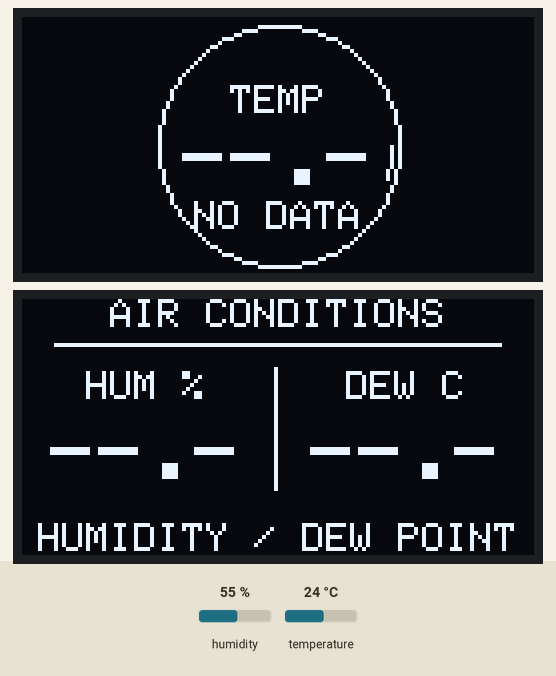
This sketch was run on a simulated ESP32. On the bench: 2 × 128×64 one-colour display. The inputs (shaded band) are chosen by the test bench; at power-on: humidity 55 %, temperature 24 °C. WiFi joins after 1.5 s; servers stay silent unless stated; what the sketch prints to the serial monitor is not drawn.

Above: at 0.2 s.
1.4 s: humidity set to 22 %
At 3.15 s:
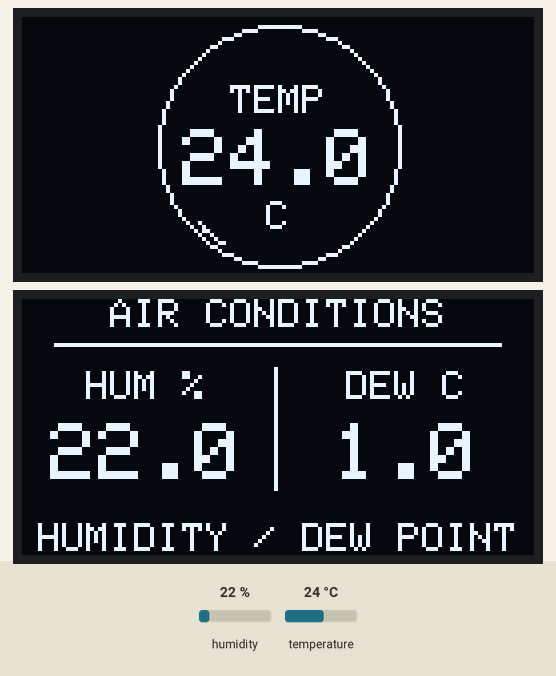
5.1 s: temperature set to 12 °C
At 6.16 s:
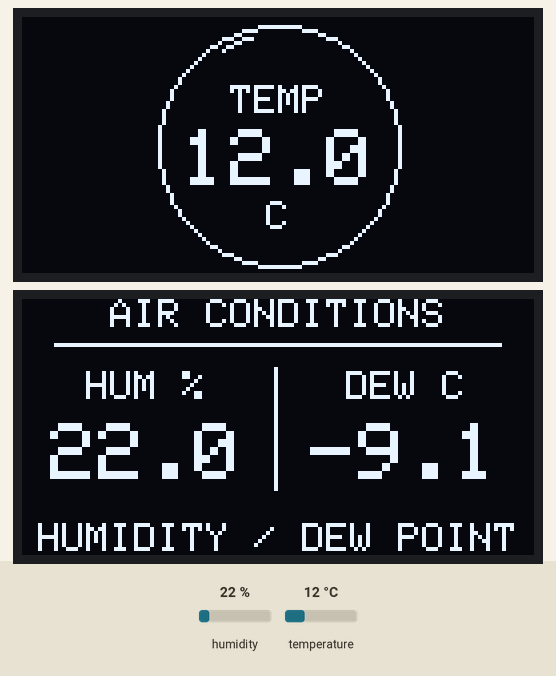
7.5 s: humidity set to 40 %
At 9.17 s:
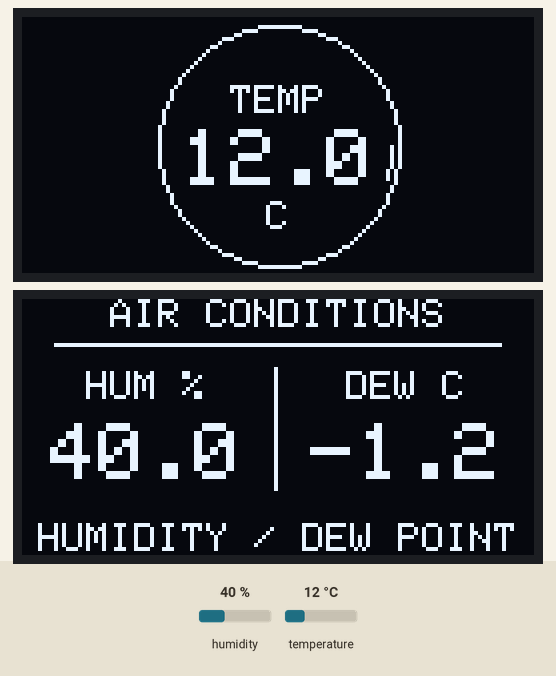
16.0 s: temperature set to 19 °C
At 18.2 s:
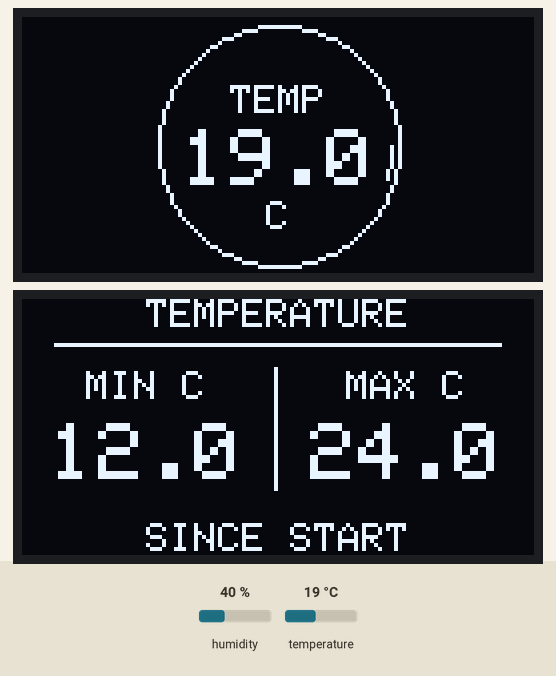

The sketch:

Home_sensor.ino
```cpp
#include <Wire.h>
#include <DHT.h>
#include <Adafruit_GFX.h>
#include <Adafruit_SSD1306.h>
#include <math.h>
#include <WiFi.h>
#include <WebServer.h>
#include "wifi_secrets.h"

// Pins and I2C addresses: each OLED has its own bus.
#define DHT_PIN 27
#define DHT_TYPE DHT22
#define OLED_SDA 21
#define OLED_SCL 22
#define SECOND_OLED_SDA 18
#define SECOND_OLED_SCL 19
#define OLED_ADDRESS 0x3C
#define SECOND_OLED_ADDRESS 0x3C
#define SCREEN_WIDTH 128
#define SCREEN_HEIGHT 64
#define OLED_RESET -1

// Independent intervals keep sensor reads, page changes and animation responsive.
const unsigned long SENSOR_INTERVAL = 3000;
const unsigned long PAGE_INTERVAL = 15000;
const unsigned long FRAME_INTERVAL = 200;

DHT dht(DHT_PIN, DHT_TYPE);
WebServer server(80);
Adafruit_SSD1306 display(SCREEN_WIDTH, SCREEN_HEIGHT, &Wire, OLED_RESET);
Adafruit_SSD1306 dewDisplay(SCREEN_WIDTH, SCREEN_HEIGHT, &Wire1, OLED_RESET);

bool secondDisplayReady = false;
bool readingValid = false;
bool hasTemperatureHistory = false;
float temperature = NAN;
float humidity = NAN;
float dewPoint = NAN;
float minTemperature = NAN;
float maxTemperature = NAN;
unsigned long lastSensorRead = 0;
unsigned long lastPageChange = 0;
unsigned long lastFrame = 0;
bool showHistory = false;
uint8_t animationStep = 0;
unsigned long lastWifiAttempt = 0;

// The page runs locally on the ESP32 and requests fresh readings every 3 seconds.
const char WEB_PAGE[] PROGMEM = R"html(
<!doctype html><html lang="hr"><head><meta charset="utf-8">
<meta name="viewport" content="width=device-width,initial-scale=1">
<title>Home Sensor</title><style>
body{font-family:system-ui,sans-serif;background:#101d25;color:#effaf8;margin:0;padding:32px 20px}
main{max-width:680px;margin:auto}h1{font-size:2.3rem;margin-bottom:4px}p{color:#a6c5c2}
.grid{display:grid;grid-template-columns:repeat(auto-fit,minmax(180px,1fr));gap:14px;margin-top:32px}
.card{background:#1c3039;border:1px solid #35515a;border-radius:18px;padding:22px}
.label{color:#a6c5c2}.value{font-size:2rem;font-weight:650;margin-top:12px;color:#9eead6}
</style></head><body><main><p>KUĆNA METEOROLOŠKA STANICA</p><h1>Home Sensor</h1>
<p id="status" role="status">Povezivanje sa senzorom...</p><div class="grid">
<div class="card"><div class="label">Temperatura</div><div class="value" id="temperature">—</div></div>
<div class="card"><div class="label">Vlažnost</div><div class="value" id="humidity">—</div></div>
<div class="card"><div class="label">Rosište</div><div class="value" id="dewPoint">—</div></div>
</div></main><script>
async function refresh(){try{const response=await fetch('/api/readings',{cache:'no-store'});
if(!response.ok)throw Error();const data=await response.json();
for(const [key,unit] of [['temperature',' °C'],['humidity',' %'],['dewPoint',' °C']])
document.getElementById(key).textContent=data[key]===null?'—':data[key].toFixed(1)+unit;
document.getElementById('status').textContent=data.valid?'Ažurirano: '+new Date().toLocaleTimeString('hr-HR'):'Očitavanje senzora nije dostupno.';
}catch(e){document.getElementById('status').textContent='Veza sa senzorom je prekinuta.';
for(const id of ['temperature','humidity','dewPoint'])document.getElementById(id).textContent='—';}}
refresh();setInterval(refresh,3000);
</script></body></html>)html";

String jsonNumber(float value) {
  return isfinite(value) ? String(value, 1) : "null";
}

void handleReadings() {
  String json = "{\"valid\":" + String(readingValid ? "true" : "false");
  json += ",\"temperature\":" + jsonNumber(readingValid ? temperature : NAN);
  json += ",\"humidity\":" + jsonNumber(readingValid ? humidity : NAN);
  json += ",\"dewPoint\":" + jsonNumber(readingValid ? dewPoint : NAN) + "}";
  server.sendHeader("Cache-Control", "no-store");
  server.send(200, "application/json", json);
}

// Check for an I2C response before initializing a display.
bool i2cDeviceFound(TwoWire &bus, uint8_t address) {
  bus.beginTransmission(address);
  return bus.endTransmission() == 0;
}

// Estimate dew point in Celsius with the Magnus formula for liquid water.
float calculateDewPoint(float airTemperature, float relativeHumidity) {
  const float a = 17.62;
  const float b = 243.12;
  float gamma = log(relativeHumidity / 100.0f) +
                (a * airTemperature) / (b + airTemperature);
  return (b * gamma) / (a - gamma);
}

// Center a single line of text within the specified horizontal region.
void centeredText(Adafruit_SSD1306 &screen, const char *text, int centerX,
                  int y, uint8_t size) {
  int16_t x1, y1;
  uint16_t width, height;
  screen.setTextSize(size);
  screen.getTextBounds(text, 0, 0, &x1, &y1, &width, &height);
  screen.setCursor(centerX - width / 2 - x1, y);
  screen.print(text);
}

// Draw a thin circular gauge and a slowly moving highlight around the edge.
void drawTemperatureScreen() {
  display.clearDisplay();
  display.setTextColor(SSD1306_WHITE);
  display.setTextWrap(false);
  const int cx = 64, cy = 32, radius = 30;
  display.drawCircle(cx, cy, radius, SSD1306_WHITE);
  for (int i = 0; i < 9; ++i) {
    float angle = (animationStep * 4 + i) * PI / 90.0f;
    int x = cx + (int)roundf((radius - 2) * cosf(angle));
    int y = cy + (int)roundf((radius - 2) * sinf(angle));
    display.drawPixel(x, y, SSD1306_WHITE);
  }

  centeredText(display, "TEMP", cx, 17, 1);
  if (readingValid) {
    char value[16];
    snprintf(value, sizeof(value), "%.1f", temperature);
    // Long negative or three-digit values use a smaller font to fit the circle.
    centeredText(display, value, cx, 28, strlen(value) <= 4 ? 2 : 1);
    centeredText(display, "C", cx, 46, 1);
  } else {
    centeredText(display, "--.-", cx, 28, 2);
    centeredText(display, "NO DATA", cx, 46, 1);
  }
  display.display();
}

// Show humidity and dew point, or the minimum and maximum since startup.
void drawDetailsScreen() {
  if (!secondDisplayReady) return;
  dewDisplay.clearDisplay();
  dewDisplay.setTextColor(SSD1306_WHITE);
  dewDisplay.setTextWrap(false);
  centeredText(dewDisplay, showHistory ? "TEMPERATURE" : "AIR CONDITIONS", 64, 0, 1);
  dewDisplay.drawFastHLine(8, 11, 112, SSD1306_WHITE);
  dewDisplay.drawFastVLine(63, 17, 31, SSD1306_WHITE);
  char left[16], right[16];
  if (showHistory) {
    centeredText(dewDisplay, "MIN C", 31, 18, 1);
    centeredText(dewDisplay, "MAX C", 96, 18, 1);
    if (hasTemperatureHistory) {
      snprintf(left, sizeof(left), "%.1f", minTemperature);
      snprintf(right, sizeof(right), "%.1f", maxTemperature);
    } else {
      snprintf(left, sizeof(left), "--.-");
      snprintf(right, sizeof(right), "--.-");
    }
  } else {
    centeredText(dewDisplay, "HUM %", 31, 18, 1);
    centeredText(dewDisplay, "DEW C", 96, 18, 1);
    if (readingValid) snprintf(left, sizeof(left), "%.1f", humidity);
    else snprintf(left, sizeof(left), "--.-");
    if (readingValid && isfinite(dewPoint)) snprintf(right, sizeof(right), "%.1f", dewPoint);
    else snprintf(right, sizeof(right), "--.-");
  }
  centeredText(dewDisplay, left, 31, 31, strlen(left) <= 4 ? 2 : 1);
  centeredText(dewDisplay, right, 96, 31, strlen(right) <= 4 ? 2 : 1);
  centeredText(dewDisplay, showHistory ? "SINCE START" : "HUMIDITY / DEW POINT", 64, 56, 1);
  dewDisplay.display();
}

// Read every three seconds; failed readings never replace recorded min/max.
void readSensor() {
  float newHumidity = dht.readHumidity();
  float newTemperature = dht.readTemperature();
  readingValid = isfinite(newHumidity) && isfinite(newTemperature) &&
                 newHumidity >= 0.0f && newHumidity <= 100.0f;
  if (!readingValid) {
    dewPoint = NAN;
    Serial.println("DHT22 read failed or returned an invalid value.");
    return;
  }

  humidity = newHumidity;
  temperature = newTemperature;
  dewPoint = humidity > 0.0f ? calculateDewPoint(temperature, humidity) : NAN;
  if (!hasTemperatureHistory) {
    minTemperature = maxTemperature = temperature;
    hasTemperatureHistory = true;
  } else {
    if (temperature < minTemperature) minTemperature = temperature;
    if (temperature > maxTemperature) maxTemperature = temperature;
  }
  Serial.printf("Temperature: %.1f C | Humidity: %.1f %%", temperature, humidity);
  if (isfinite(dewPoint)) Serial.printf(" | Dew point: %.1f C\n", dewPoint);
  else Serial.println(" | Dew point unavailable");
}

void setup() {
  // Initialize both buses explicitly so the display library preserves their pins.
  Serial.begin(115200);
  WiFi.mode(WIFI_STA);
  WiFi.setAutoReconnect(true);
  WiFi.begin(WIFI_SSID, WIFI_PASSWORD);
  server.on("/", []() { server.send_P(200, "text/html; charset=utf-8", WEB_PAGE); });
  server.on("/api/readings", handleReadings);
  server.begin();
  Wire.begin(OLED_SDA, OLED_SCL);
  bool secondBusReady = Wire1.begin(SECOND_OLED_SDA, SECOND_OLED_SCL);
  dht.begin();

  if (!i2cDeviceFound(Wire, OLED_ADDRESS) ||
      !display.begin(SSD1306_SWITCHCAPVCC, OLED_ADDRESS, true, false)) {
    Serial.println("Main OLED unavailable. Check GPIO21/22, power and address.");
    while (true) delay(1000);
  }
  if (secondBusReady && i2cDeviceFound(Wire1, SECOND_OLED_ADDRESS)) {
    secondDisplayReady = dewDisplay.begin(SSD1306_SWITCHCAPVCC, SECOND_OLED_ADDRESS, true, false);
  }
  if (!secondDisplayReady) Serial.println("Second OLED unavailable. Check GPIO18/19, power and address.");

  // Display placeholders until the first sensor read after its startup interval.
  drawTemperatureScreen();
  drawDetailsScreen();
}

void loop() {
  unsigned long now = millis();
  server.handleClient();
  static bool wifiWasConnected = false;
  bool wifiConnected = WiFi.status() == WL_CONNECTED;
  if (wifiConnected && !wifiWasConnected) {
    Serial.print("Home Sensor web page: http://");
    Serial.println(WiFi.localIP());
  }
  if (!wifiConnected && now - lastWifiAttempt >= 30000) {
    lastWifiAttempt = now;
    WiFi.reconnect();
  }
  wifiWasConnected = wifiConnected;
  bool detailsNeedUpdate = false;
  if (now - lastSensorRead >= SENSOR_INTERVAL) {
    lastSensorRead = now;
    readSensor();
    detailsNeedUpdate = true;
  }
  if (now - lastPageChange >= PAGE_INTERVAL) {
    lastPageChange = now;
    showHistory = !showHistory;
    detailsNeedUpdate = true;
  }
  if (now - lastFrame >= FRAME_INTERVAL) {
    lastFrame = now;
    animationStep = (animationStep + 1) % 45;
    drawTemperatureScreen();
  }
  if (detailsNeedUpdate) drawDetailsScreen();
}
```

wifi_secrets.example.h
```cpp
#pragma once

// Copy this file to wifi_secrets.h and enter your 2.4 GHz Wi-Fi details.
const char *WIFI_SSID = "yourwifiaddress";
const char *WIFI_PASSWORD = "yourwifipass";
```
